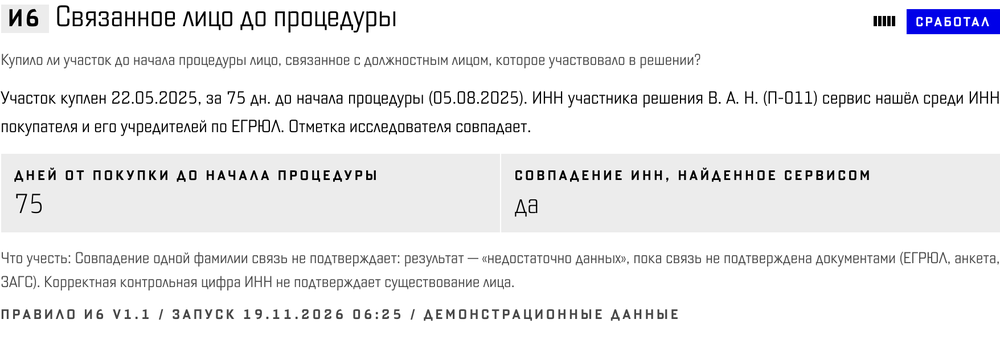
#> input picture presentation/img/findings.png, 1000 x 352 px, shrunk from 1756 x 618 before the run, found by its file name; its folder holds only this picture in this run
$ python trim.py img/findings.png
#> lines starting #> are read from the running program, lines starting #| are printed output that depends on the picture; after the words box and inside, x2 and y2 are one past the last pixel; in counts of white or black regions, pixels touching at a corner belong together
"""Обрезать поля снимков сервиса по содержимому, чтобы край кадра совпал с краем текста слайда."""
import sys
from pathlib import Path
from PIL import Image, ImageChops

for name in sys.argv[1:]:
    path = Path(__file__).parent / "img" / name
    im = Image.open(path).convert("RGB")
#> im is the input picture: PIL image 1000x352 RGB; mean R, G, B 238, 238, 239.4
    bg = Image.new("RGB", im.size, im.getpixel((2, 2)))
#> bg: PIL image 1000x352 RGB; every value is 255
    diff = ImageChops.difference(im, bg).convert("L").point(lambda v: 255 if v > 24 else 0)
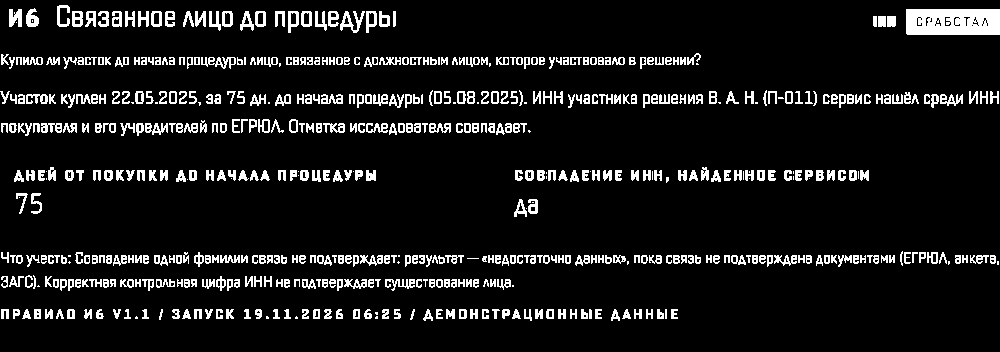
#> diff: PIL image 1000x352 L; 9.1% white in thin lines or dots, all inside (x1, y1, x2, y2) = (0, 5, 1000, 321)
    box = diff.getbbox()
#> box = (0, 5, 1000, 321)
    im.crop(box).save(path)
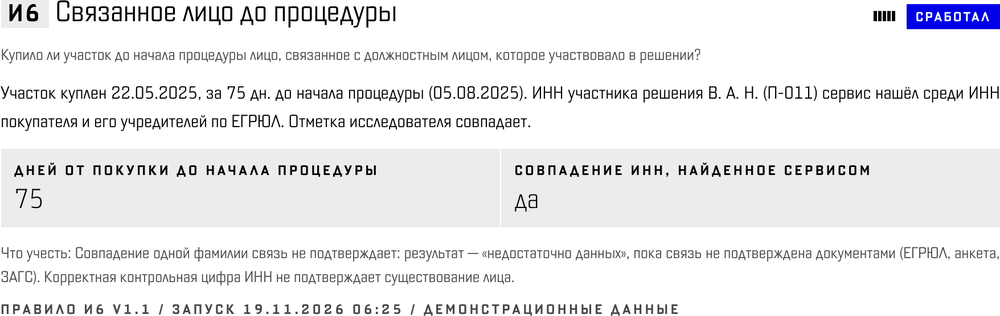
#> saved as findings.png: PIL image 1000x316 RGB; mean R, G, B 236.1, 236.1, 237.6
    print(name, im.size, "→", (box[2] - box[0], box[3] - box[1]))
#| img/findings.png (1000, 352) → (1000, 316)

$ run again, on presentation/img/timeline.png
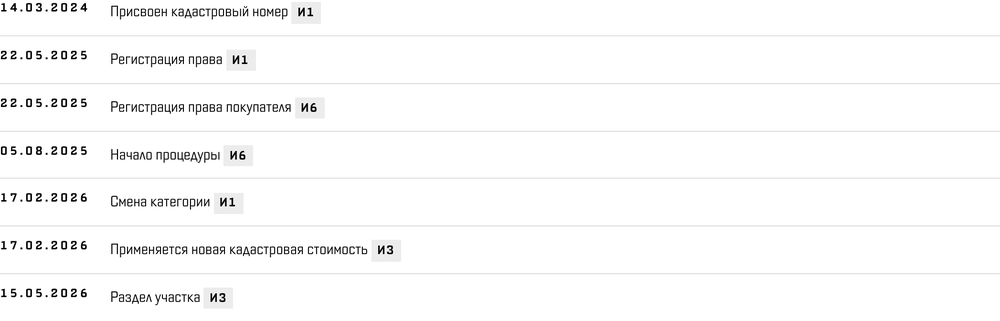
#> input picture presentation/img/timeline.png, 1000 x 321 px, shrunk from 2094 x 672 before the run, found by its file name
#> im is the input picture: PIL image 1000x321 RGB; min 0, max 255, mean 250
#> bg: PIL image 1000x321 RGB; every value is 255
#> `diff = ImageChops.difference(im, bg).convert("L").point(lambda v: 255 ..`:
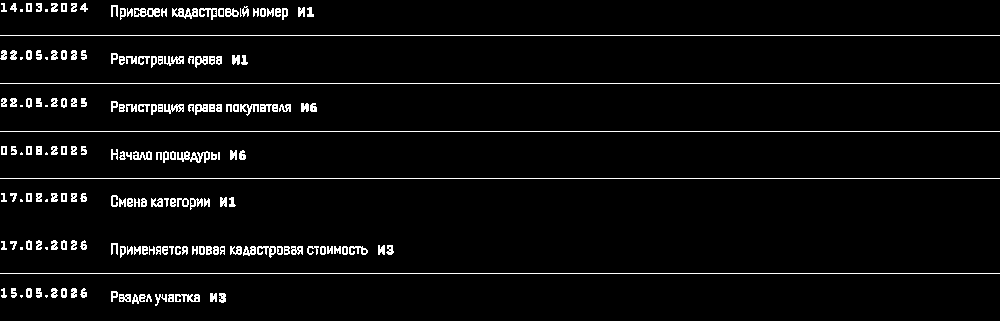
#> diff: PIL image 1000x321 L; 4.3% white in thin lines or dots
#> box = (0, 3, 1000, 306)
#> `im.crop(box).save(path)`:
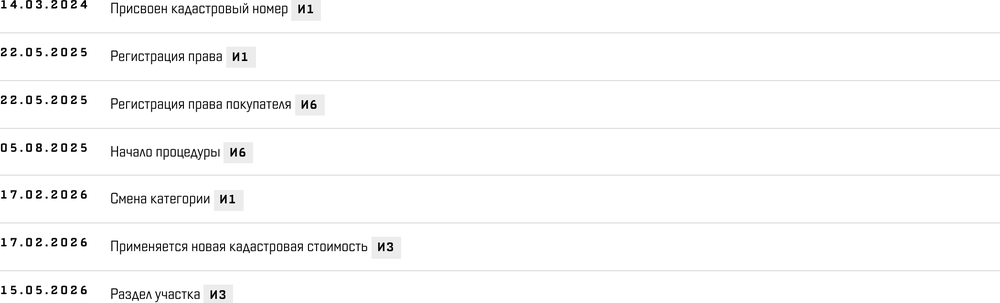
#> saved as timeline.png: PIL image 1000x303 RGB; min 0, max 255, mean 249.7
#| img/timeline.png (1000, 321) → (1000, 303)

$ run again, on presentation/img/map.png
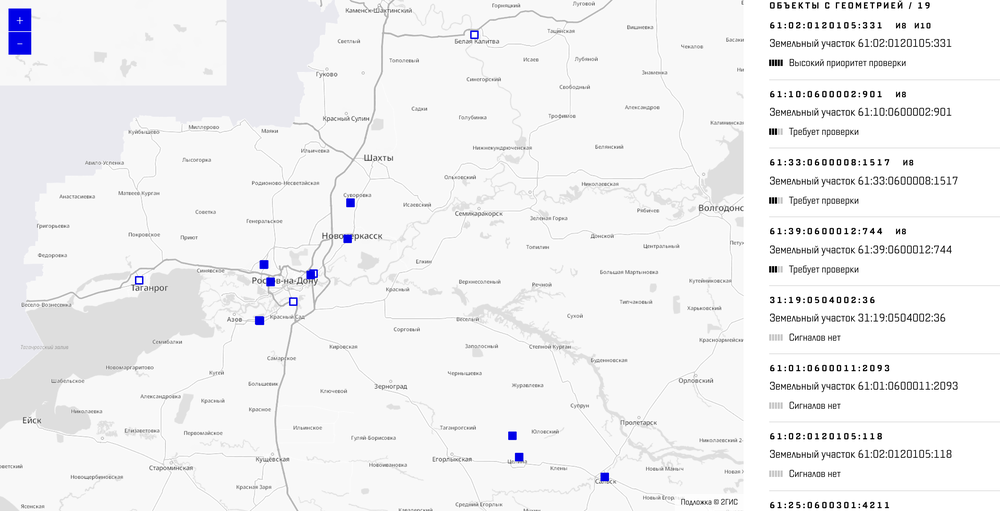
#> input picture presentation/img/map.png, 1000 x 511 px, shrunk from 2816 x 1440 before the run, found by its file name
#> im is the input picture: PIL image 1000x511 RGB; mean R, G, B 241.3, 241.3, 242.5
#> bg: PIL image 1000x511 RGB; every value is 247
#> `diff = ImageChops.difference(im, bg).convert("L").point(lambda v: 255 ..`:
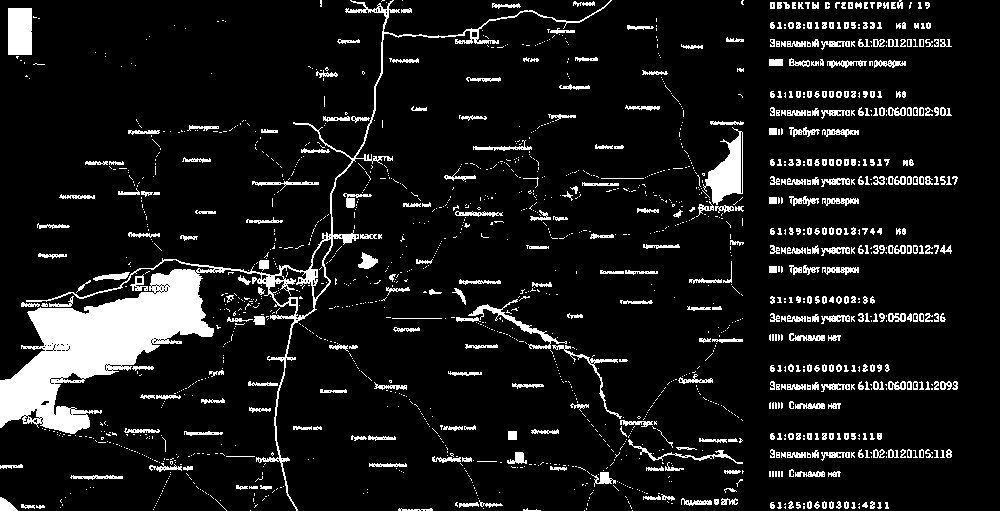
#> diff: PIL image 1000x511 L; 9.7% white; 1631 white regions (1182 under 20 px), largest, box (x1, y1, x2, y2) and area: (0, 0, 612, 511) 18966, (703, 127, 743, 205) 1467, (8, 8, 32, 55) 1127
#> box = (0, 0, 958, 511)
#> `im.crop(box).save(path)`:
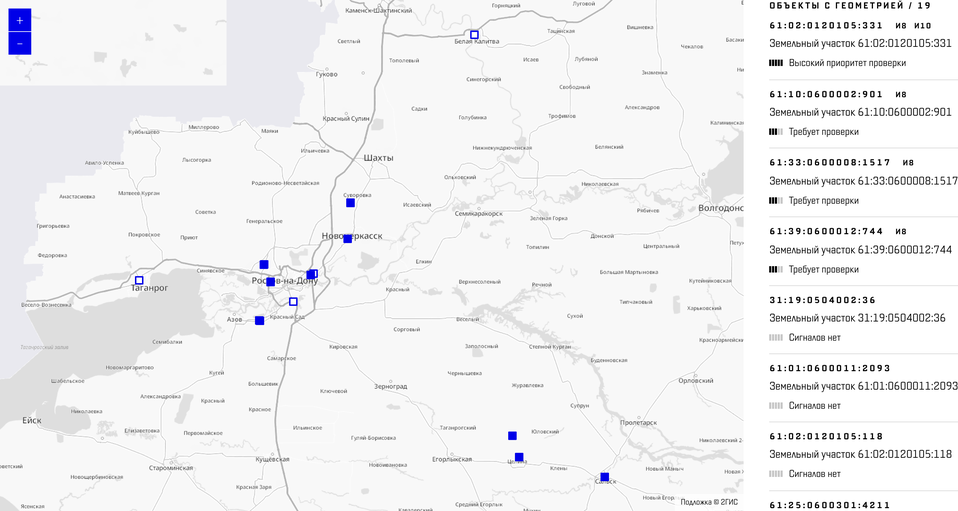
#> saved as map.png: PIL image 958x511 RGB; mean R, G, B 240.7, 240.7, 242
#| img/map.png (1000, 511) → (958, 511)
